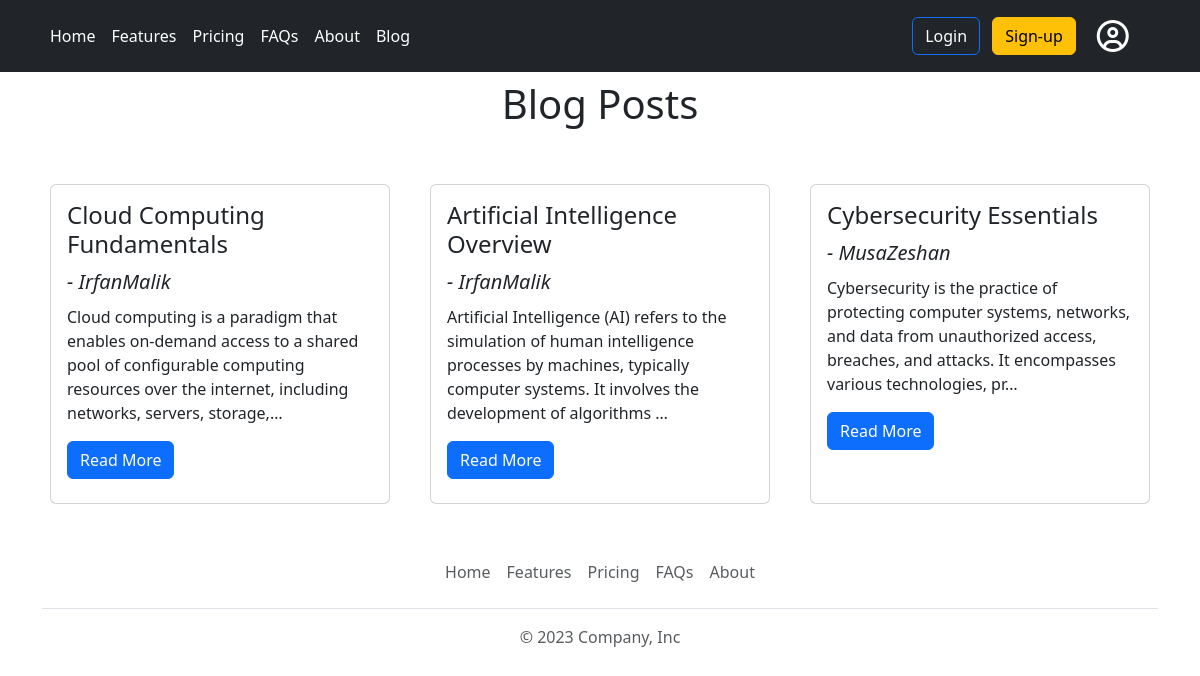
Screenshot of /blog/ (signed in) with the database file from the repository.
### myblog/models.py (models this page shows)
class BlogPost(models.Model):
    post_author = models.ForeignKey(User, on_delete=models.CASCADE)
    post_title = models.CharField(max_length=32)
    post_description = HTMLField(max_length=1500)
    post_slug = AutoSlugField(
        populate_from='post_title', unique=True, null=True, default=None)
    objects = models.Manager()  # Default Manager

### myblog/views.py (the view)
# urls.py: path('', views.blog_posts, name="blog_posts"),
def blog_posts(request):
    if request.user.is_authenticated:
        blogposts = BlogPost.objects.order_by('-id')[:6]
        data = {
            'blogposts': blogposts
        }
        return render(request, 'blog.html', data)
    else:
        messages.info(
            request, 'Hey there! Want to read our awesome blog posts? Just log in to get started!')
        return redirect('home')

### myblog/templates/blog.html (shortened to what this page needs)
{% extends 'base.html' %}
{% block content %}
<div class="row">
    <div class="col-md-12">
        <h1 class="text-center mt-2 mb-5">Blog Posts</h1>
    </div>
</div>
<div class="row">
    {% for post in blogposts %}
    <div class="col-md-4">
        <div class="card m-2 post-card">
            <div class="card-body">
                <h4 class="card-title">{{post.post_title}}</h4>
                <span class="fs-5 fst-italic">- {{post.post_author}}</span>
                <p class="card-text mt-2">{{post.post_description | truncatechars:170 | safe}}</p>
                <a href="/blog/postdetails/{{post.post_slug}}" class="btn btn-primary">Read More</a>
            </div>
        </div>
    </div>
    {% endfor %}
</div>
{% endblock %}

### authentication/templates/base.html (shortened to what this page needs)
<!DOCTYPE html>
<html lang="en">
<head>
    <link rel="stylesheet" href="https://cdnjs.cloudflare.com/ajax/libs/font-awesome/6.5.1/css/all.min.css"
 />
    <link rel="stylesheet" href="https://cdn.jsdelivr.net/npm/bootstrap@5.3.2/dist/css/bootstrap.min.css">
    {% load static %}
    <link rel="stylesheet" href="{% static 'base.css' %}">
    <link rel="stylesheet" href="{% static 'myblog.css' %}">
</head>
<body>
    <header class="p-3 text-bg-dark">
        <div class="container">
            <div class="d-flex flex-wrap align-items-center justify-content-center justify-content-lg-start">
                <ul class="nav col-12 col-lg-auto me-lg-auto mb-2 justify-content-center mb-md-0">
                    <li><a href="/" class="nav-link px-2 text-white">Home</a></li>
                    <li><a href="#" class="nav-link px-2 text-white">Features</a></li>
                    <li><a href="#" class="nav-link px-2 text-white">Pricing</a></li>
                    <li><a href="#" class="nav-link px-2 text-white">FAQs</a></li>
                    <li><a href="#" class="nav-link px-2 text-white">About</a></li>
                    {% if user.is_authenticated %}
                    <li><a class="nav-link px-2 text-white" href="/blog/">Blog</a></li>
                    {% endif %}
                </ul>
                <div class="text-end">
                    <button type="button" class="btn btn-outline-primary me-2">
                        <a href="/login/" class="text-white text-decoration-none">Login</a>
                    </button>
                    <a href="/register/"><button type="button" class="btn btn-warning">Sign-up</button></a>
                </div>
                {% if user.is_authenticated %}
                <div class="ms-2">
                    <button class="btn dropdown-toggle" type="button" data-bs-toggle="dropdown" aria-expanded="false">
                        <i class="fa-regular fa-circle-user fa-2xl" style="color: #ffffff;"></i>
                    </button>
                        {% endif %}
                </div>
            </div>
        </div>
    </header>
    <main>
        <div class="container">
            {% block content %}{% endblock %}
        </div>
    </main>
    <footer>
        <div class="container">
            <footer class="py-3 my-4">
                <ul class="nav justify-content-center border-bottom pb-3 mb-3">
                    <li class="nav-item"><a href="#" class="nav-link px-2 text-body-secondary">Home</a></li>
                    <li class="nav-item"><a href="#" class="nav-link px-2 text-body-secondary">Features</a></li>
                    <li class="nav-item"><a href="#" class="nav-link px-2 text-body-secondary">Pricing</a></li>
                    <li class="nav-item"><a href="#" class="nav-link px-2 text-body-secondary">FAQs</a></li>
                    <li class="nav-item"><a href="#" class="nav-link px-2 text-body-secondary">About</a></li>
                </ul>
                <p class="text-center text-body-secondary">© 2023 Company, Inc</p>
            </footer>
        </div>
    </footer>
</body>
</html>

### myblog/static/myblog.css (style rules this page uses)
.post-card { height: 20rem; overflow: hidden; }

### rows the page displays
BlogPost: post_title "Cloud Computing Fundamentals", post_author "IrfanMalik", post_description "Cloud computing is a paradigm that enables on-demand access to a shared pool of configurable computing resources over the internet, including networks, servers, storage,…"
BlogPost: post_title "Artificial Intelligence Overview", post_author "IrfanMalik", post_description "Artificial Intelligence (AI) refers to the simulation of human intelligence processes by machines, typically computer systems. It involves the development of algorithms …"
BlogPost: post_title "Cybersecurity Essentials", post_author "MusaZeshan", post_description "Cybersecurity is the practice of protecting computer systems, networks, and data from unauthorized access, breaches, and attacks. It encompasses various technologies, pr…"
